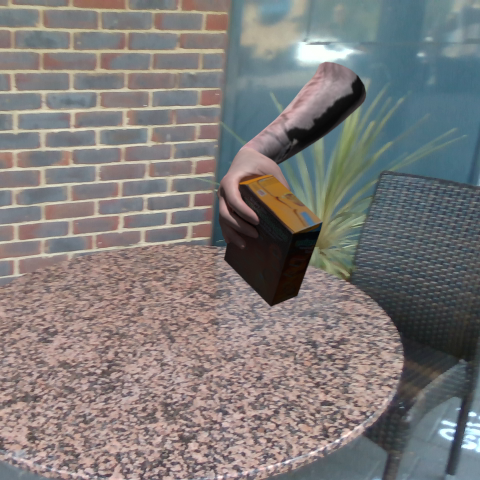
#> input picture src/test_dir/rgb/001928.png, 480 x 480 px, found by its file name; its folder holds only this picture in this run
$ python check_images_differences.py
#> lines starting #> are read from the running program, lines starting #| are printed output that depends on the picture
#> further down, original_rgb is the input picture: shape (480, 480, 3); mean B, G, R 121.5, 123, 127.2
""" This script checks that images and affordance annotation files in two different directories are the same. """

import argparse
import glob
import numpy as np
import cv2
import os

from tqdm import tqdm


def image_difference_rgb(img1, img2):
    img1_gr_float = cv2.cvtColor(img1, cv2.COLOR_BGR2GRAY).astype(float)
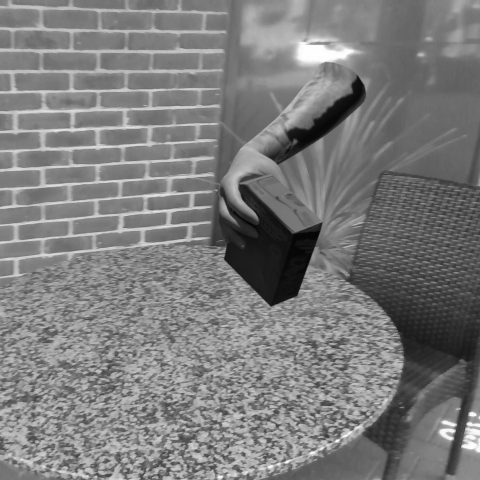
#> img1_gr_float: shape (480, 480) float64; min 2, max 254, mean 124
    img2_gr_float = cv2.cvtColor(img2, cv2.COLOR_BGR2GRAY).astype(float)
    diff = np.abs(img1_gr_float - img2_gr_float)
#> diff: shape (480, 480) float64; every value is 0
    return diff


def image_difference_mask(mask1, mask2):
    mask1_float = mask1.astype(float)
    mask2_float = mask2.astype(float)
    diff = np.abs(mask1_float - mask2_float)
#> diff: shape (480, 480, 3) float64; every value is 0
    return diff


def to_uint8(img):
    min_val = np.amin(img)
    max_val = np.amax(img)
    return ((255 - 0) / (max_val - min_val)) * (img.copy() - min_val).astype(np.uint8)


def get_args():
    # Parse arguments
    parser = argparse.ArgumentParser()
    parser.add_argument('--data_dir1', type=str, default="...")
    parser.add_argument('--data_dir2', type=str, default="...")
    parser.add_argument('--visualise', type=bool, default=False)
    return parser.parse_args()


if __name__ == '__main__':
    # Load args
    args = get_args()
    path_to_original_rgb = os.path.join(args.data_dir1, "rgb")
    path_to_original_aff = os.path.join(args.data_dir1, "affordance")
    path_to_my_rgb = os.path.join(args.data_dir2, "rgb")
    path_to_my_aff = os.path.join(args.data_dir2, "affordance")
    visualise = args.visualise

    rgb_diff_list = []
    aff_diff_list = []

    my_rgb_list = glob.glob(os.path.join(path_to_my_rgb, '*.png'))
    my_rgb_list.sort()
    for i in tqdm(range(len(my_rgb_list))):
        filename = os.path.basename(my_rgb_list[i])
        # Load original data
        original_rgb = cv2.imread(os.path.join(path_to_original_rgb, filename), -1)
        original_aff = cv2.imread(os.path.join(path_to_original_aff, filename), -1)

        # Load my data
        my_rgb = cv2.imread(os.path.join(path_to_my_rgb, filename), -1)
        my_aff = cv2.imread(os.path.join(path_to_my_aff, filename), -1)

        # Check differences
        diff_rgb = image_difference_rgb(original_rgb, my_rgb)
        rgb_diff_list.append(np.sum(diff_rgb, dtype=np.float32))

        diff_aff = image_difference_mask(original_aff, my_aff)
        aff_diff_list.append(np.sum(diff_aff, dtype=np.float32))

        if visualise:
            dim = (int(original_rgb.shape[1] * 0.75), int(original_rgb.shape[0] * 0.75))
            cv2.imshow("RGB diff", to_uint8(diff_rgb))
            cv2.imshow("Aff diff", to_uint8(diff_aff))
            cv2.waitKey(0)
        assert diff_rgb.sum() == 0, "RGB diff is not zero"
        assert diff_aff.sum() == 0, "Aff diff is not zero"

    print("Number of rgb with nonzero difference: ", np.count_nonzero(np.asarray(rgb_diff_list)))
#| Number of rgb with nonzero difference:  0
    print("Number of affordance with nonzero difference: ", np.count_nonzero(np.asarray(aff_diff_list)))
#| Number of affordance with nonzero difference:  0

$ run again, on src/test_dir/rgb/003761.png
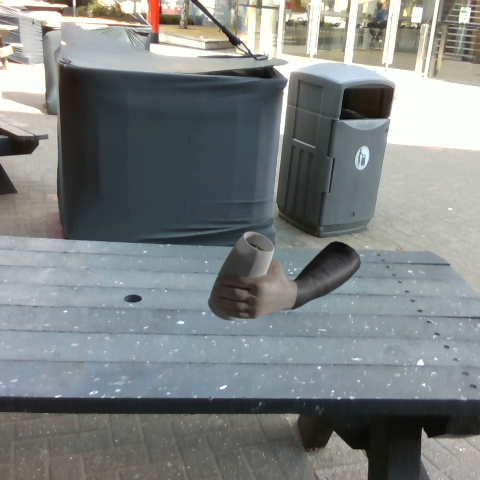
#> input picture src/test_dir/rgb/003761.png, 480 x 480 px, found by its file name
#> original_rgb is the input picture: shape (480, 480, 3); mean B, G, R 129.3, 129.4, 124.3
#> in image_difference_rgb, `img1_gr_float = cv2.cvtColor(img1, cv2.COLOR_BGR2GRAY).astype(float)`:
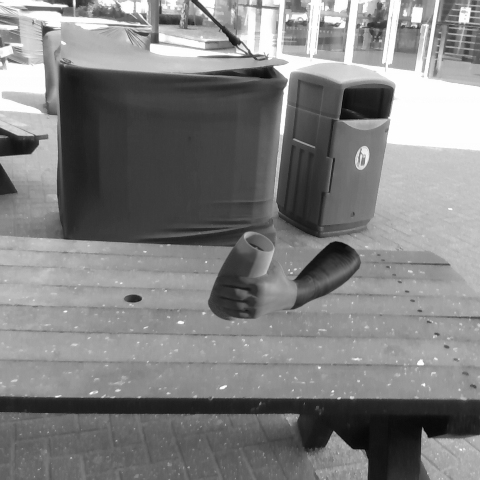
#> img1_gr_float: shape (480, 480) float64; min 2, max 255, mean 127.8
#| Number of rgb with nonzero difference:  0
#| Number of affordance with nonzero difference:  0

$ run again, on src/test_dir/rgb/018835.png
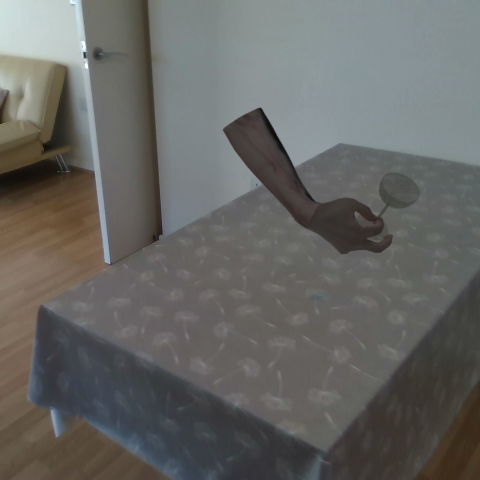
#> input picture src/test_dir/rgb/018835.png, 480 x 480 px, found by its file name
#> original_rgb is the input picture: shape (480, 480, 3); mean B, G, R 99.9, 102.7, 102.4
#> in image_difference_rgb, `img1_gr_float = cv2.cvtColor(img1, cv2.COLOR_BGR2GRAY).astype(float)`:
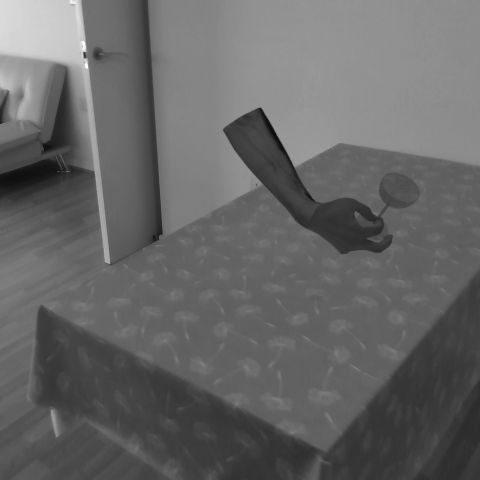
#> img1_gr_float: shape (480, 480) float64; min 13, max 253, mean 102.3
#| Number of rgb with nonzero difference:  0
#| Number of affordance with nonzero difference:  0
